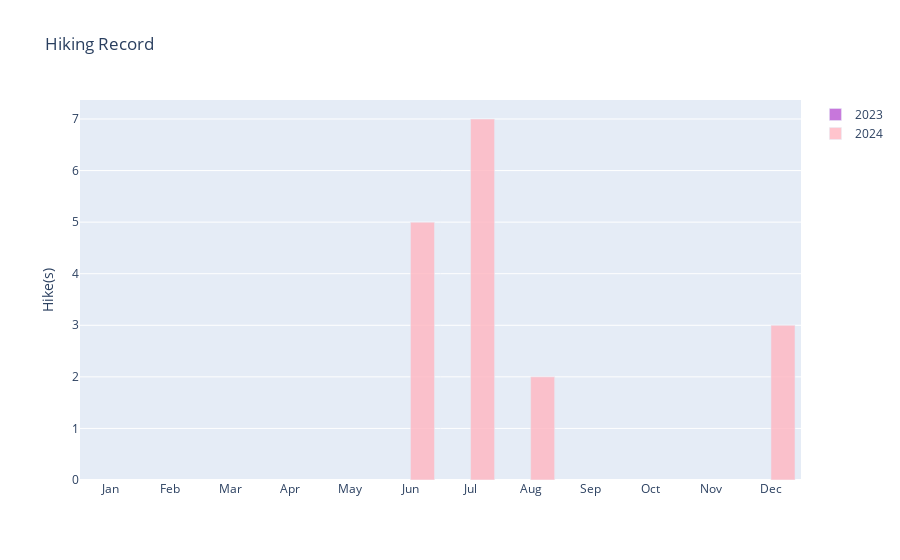

This figure's notebook cell:
### Markdown cell above
### Hiking Tracker

### Code cell
import plotly.graph_objs as go

x = ['Jan', 'Feb', 'Mar', 'Apr', 'May', 'Jun', 'Jul', 'Aug', 'Sep', 'Oct', 'Nov', 'Dec']

y2023_hike = [None, None, None, None, None, None, None, None, None, None, None, None]
y2024_hike = [None, None, None, None, None, 5, 7, 2, None, None, None, 3]

fig = go.Figure()

fig.add_trace(go.Bar(x=x, y=y2023_hike, name='2023', marker_color='rgba(186, 85, 211, 0.8)'))  # Purple
fig.add_trace(go.Bar(x=x, y=y2024_hike, name='2024', marker_color='rgba(255, 182, 193, 0.8)'))  # Pink

fig.update_layout(title='Hiking Record', yaxis_title='Hike(s)', barmode='group')
fig.show()

### Figure 1 — Plotly figure (JSON) as saved in the notebook; plotly's stock layout.template omitted (floating-point values rounded to 4 significant figures)
{"data": [{"marker": {"color": "rgba(186, 85, 211, 0.8)"}, "name": "2023", "type": "bar", "x": ["Jan", "Feb", "Mar", "Apr", "May", "Jun", "Jul", "Aug", "Sep", "Oct", "Nov", "Dec"], "y": [null, null, null, null, null, null, null, null, null, null, null, null]}, {"marker": {"color": "rgba(255, 182, 193, 0.8)"}, "name": "2024", "type": "bar", "x": ["Jan", "Feb", "Mar", "Apr", "May", "Jun", "Jul", "Aug", "Sep", "Oct", "Nov", "Dec"], "y": [null, null, null, null, null, 5, 7, 2, null, null, null, 3]}], "layout": {"barmode": "group", "title": {"text": "Hiking Record"}, "yaxis": {"title": {"text": "Hike(s)"}}}}
